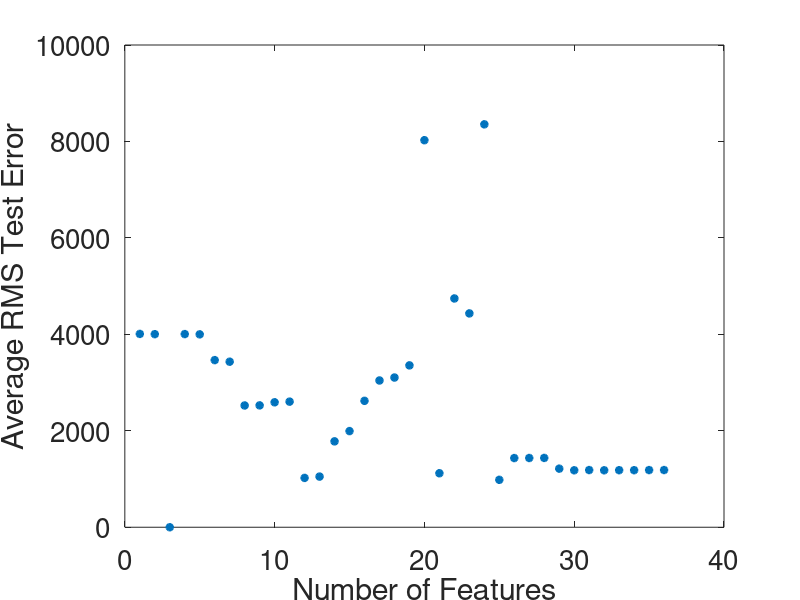
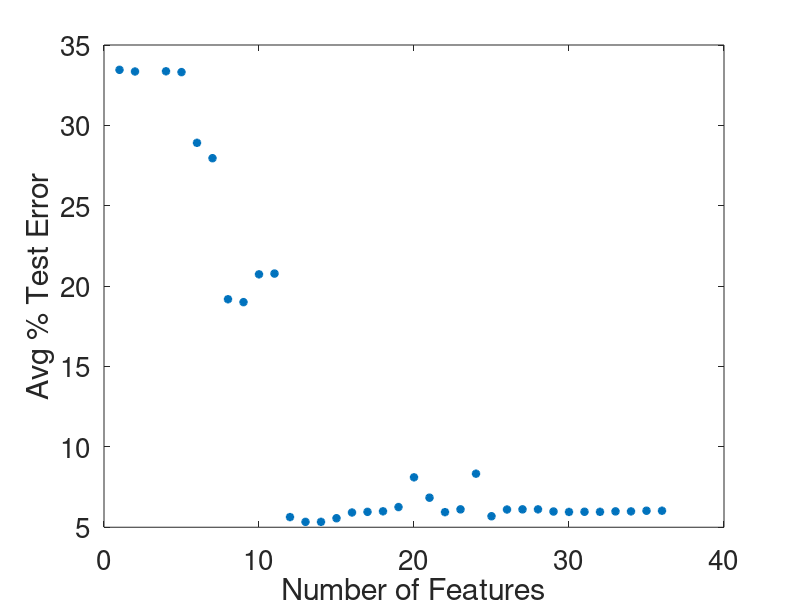

Write the MATLAB code that produced these figures, in order. (Note: this script raises an error after producing the figures.)

clear all
close all
clc

set(0,'DefaultAxesFontSize', 20)
textSize = 20;
legendSize = 16;
markersize = 14;
linewidth = 2;

load('DubinsResults_CostClassifier_IROS_InitialSubmission.mat');

avgFeatureCosts = zeros(size(featureResults));

for i=1:length(featureResults)
%     bestCosts = min(featureResults{i}.trainErrorRMS,[],2);
    avgFeatureCosts(i) = 100*featureResults{i}.testErrorRMS; %mean(bestCosts);
end
[bestCost, bestIndex] = min(avgFeatureCosts);

figure()
plot(length(featureResults):-1:1, avgFeatureCosts, '*','linewidth',linewidth)
% title('Average Cost Test Error vs Feature Count')
xlabel('Number of Features')
ylabel('Average RMS Test Error')
% sortedFeatureList = featureList(setRemovalOrder)

avgFeatureCosts = zeros(size(featureResults));
for i=1:length(featureResults)
%     bestCosts = min(featureResults{i}.trainErrorPCT,[],2);
    avgFeatureCosts(i) = 100*featureResults{i}.testErrorPCT; %100*mean(bestCosts);
end
[bestCost, bestIndex] = min(avgFeatureCosts);

figure()
plot(length(featureResults):-1:1, avgFeatureCosts, '*','linewidth',linewidth)
% title('Average Percent Test Error vs Feature Count')
xlabel('Number of Features')
ylabel('Avg % Test Error')

set_plot_properties('mode','publication')

% tauIndices = 1:5;
% featureIndex = 1;
% costError = 100*featureResults{featureIndex}.costErrorPCT;
% legendLabels = {'10-Fold, Set 1', '10-Fold, Set 2', '10-Fold, Set 3', '10-Fold, Set 4', '10-Fold, Set 5', '10-Fold, Set 6', '10-Fold, Set 7', '10-Fold, Set 8', '10-Fold, Set 9', '10-Fold, Set 10'};
% legendIndices = [];
% 
% figure()
% hold all
% for i=1:length(costError(:,1))
%    validResultsIndex = find([10000 costError(i,2:end)] < 100);
%    plot(taus(validResultsIndex-1), costError(i,validResultsIndex), '-*')
% end
% legend(legendLabels{legendIndices}, 'Location', 'EastOutside')
% title('Cost Test Error vs Weighting Factor, All Features')
% xlabel('Weighting Factor')
% ylabel('RMS Test Error')
% 
% for i=2:length(costError(1,:))
%     avgResult(i-1) = mean(costError(i,costError(i,:) < 100));
% end
% figure()
% plot(taus, avgResult, '-*')
% 
% 
% 
% tauIndices = 1:4;
% featureIndex = 15;
% costError = featureResults{featureIndex}{1};
% legendLabels = {'30% Hold Out', '10-Fold, Set 1', '10-Fold, Set 2', '10-Fold, Set 3', '10-Fold, Set 4', '10-Fold, Set 5', '10-Fold, Set 6', '10-Fold, Set 7', '10-Fold, Set 8', '10-Fold, Set 9', '10-Fold, Set 10'};
% legendIndices = [];
% 
% figure()
% hold all
% for i=1:length(costError(:,1))
%    if i ~= 9
%        plot(taus(tauIndices), costError(i,tauIndices+1), '-*')
%        legendIndices(end+1) = i;
%    end
% end
% legend(legendLabels{legendIndices}, 'Location', 'EastOutside')
% title('Cost Test Error vs Weighting Factor, All Features')
% xlabel('Weighting Factor')
% ylabel('RMS Test Error')
% 
% 
% 
% tauIndices = 1:4;
% featureIndex = 22;
% costError = featureResults{featureIndex}{1};
% legendLabels = {'30% Hold Out', '10-Fold, Set 1', '10-Fold, Set 2', '10-Fold, Set 3', '10-Fold, Set 4', '10-Fold, Set 5', '10-Fold, Set 6', '10-Fold, Set 7', '10-Fold, Set 8', '10-Fold, Set 9', '10-Fold, Set 10'};
% legendIndices = [];
% 
% figure()
% hold all
% for i=1:length(costError(:,1))
% %    if isfinite(sum(costError(i,:)))
%        plot(taus(tauIndices), costError(i,tauIndices+1), '-*')
%        legendIndices(end+1) = i;
% %    end
% end
% legend(legendLabels{legendIndices}, 'Location', 'EastOutside')
% title('Cost Test Error vs Weighting Factor, All Features')
% xlabel('Weighting Factor')
% ylabel('RMS Test Error')
